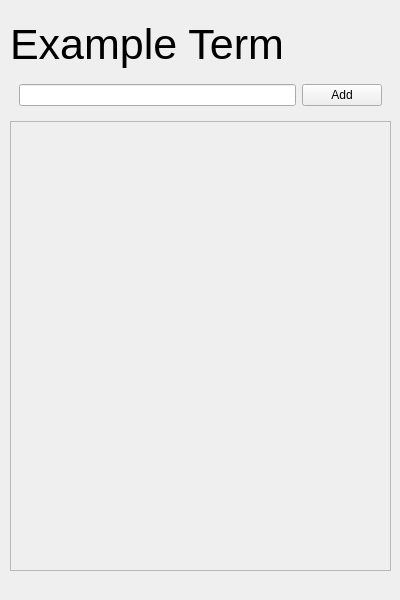
<?xml version="1.0" encoding="UTF-8"?>
<ui version="4.0">
 <class>DictionaryWidget</class>
 <widget class="QWidget" name="DictionaryWidget">
  <property name="geometry">
   <rect>
    <x>0</x>
    <y>0</y>
    <width>400</width>
    <height>600</height>
   </rect>
  </property>
  <property name="windowTitle">
   <string>Form</string>
  </property>
  <widget class="QWidget" name="">
   <property name="geometry">
    <rect>
     <x>10</x>
     <y>20</y>
     <width>381</width>
     <height>551</height>
    </rect>
   </property>
   <layout class="QVBoxLayout" name="verticalLayout">
    <item>
     <widget class="QLabel" name="targetLabel">
      <property name="text">
       <string>&lt;html&gt;&lt;head/&gt;&lt;body&gt;&lt;p&gt;&lt;span style=&quot; font-size:32pt;&quot;&gt;Example Term&lt;/span&gt;&lt;/p&gt;&lt;/body&gt;&lt;/html&gt;</string>
      </property>
     </widget>
    </item>
    <item>
     <widget class="QWidget" name="addWidget" native="true">
      <layout class="QHBoxLayout" name="horizontalLayout_2">
       <item>
        <layout class="QHBoxLayout" name="horizontalLayout">
         <item>
          <widget class="QLineEdit" name="lineEdit"/>
         </item>
         <item>
          <widget class="QPushButton" name="addButton">
           <property name="sizePolicy">
            <sizepolicy hsizetype="Maximum" vsizetype="Fixed">
             <horstretch>0</horstretch>
             <verstretch>0</verstretch>
            </sizepolicy>
           </property>
           <property name="text">
            <string>Add</string>
           </property>
          </widget>
         </item>
        </layout>
       </item>
      </layout>
     </widget>
    </item>
    <item>
     <widget class="QScrollArea" name="scrollArea">
      <property name="widgetResizable">
       <bool>true</bool>
      </property>
      <widget class="QWidget" name="scrollAreaWidgetContents">
       <property name="geometry">
        <rect>
         <x>0</x>
         <y>0</y>
         <width>377</width>
         <height>453</height>
        </rect>
       </property>
       <widget class="QWidget" name="verticalLayoutWidget">
        <property name="geometry">
         <rect>
          <x>-1</x>
          <y>-1</y>
          <width>371</width>
          <height>461</height>
         </rect>
        </property>
        <layout class="QVBoxLayout" name="definitionsVBox"/>
       </widget>
      </widget>
     </widget>
    </item>
   </layout>
  </widget>
 </widget>
 <resources/>
 <connections/>
</ui>
